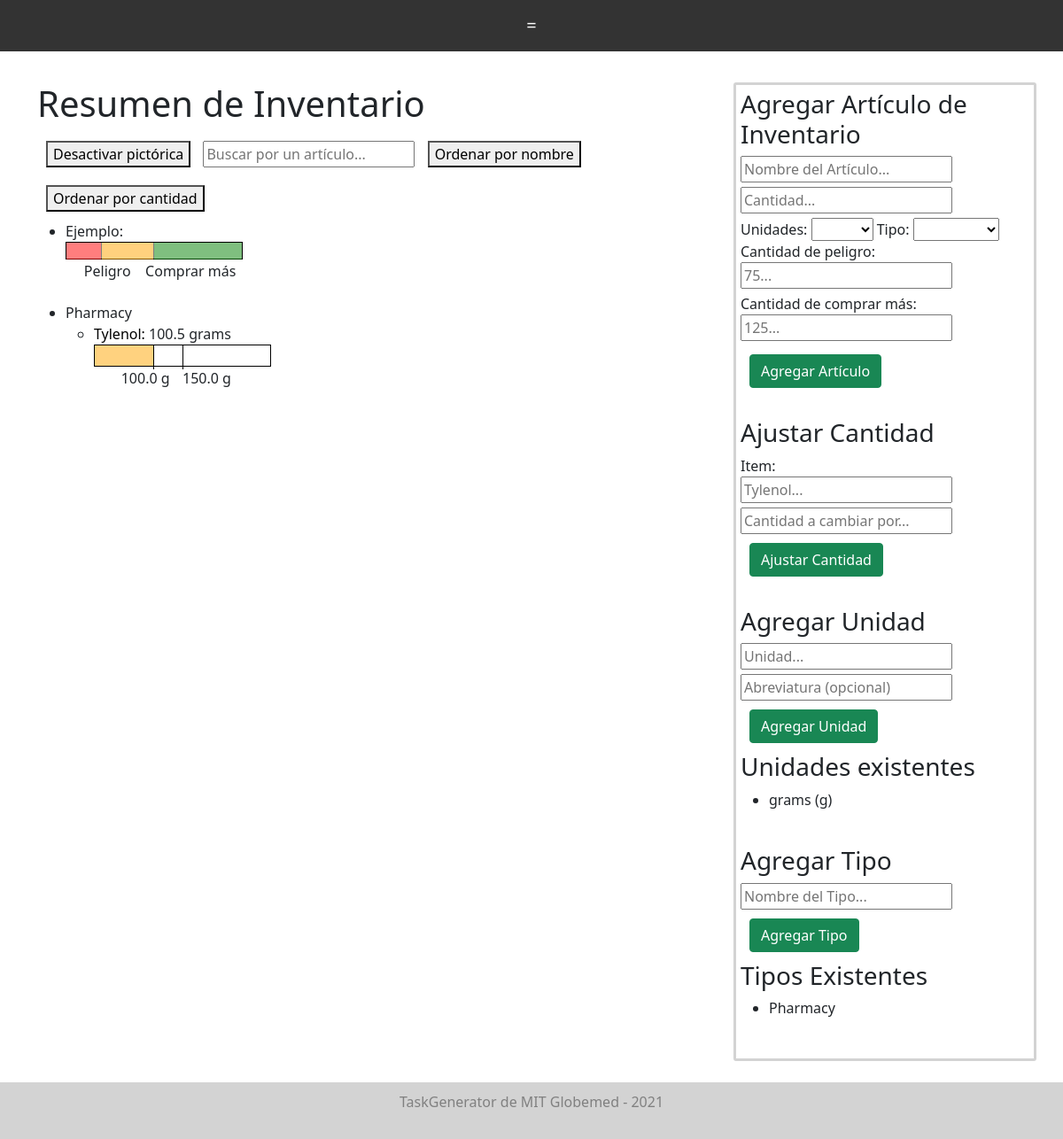
The page /inventory (signed in) on the database its author committed.
### models.py (models this page shows)
class InventoryType(Base):
    __tablename__ = "inventory_type"
    id = Column(Integer, primary_key=True)
    name = Column(String)

class InventoryItem(Base):
    __tablename__ = "inventory_item"
    id = Column(Integer, primary_key=True)
    name = Column(String)
    amount = Column(Float)
    unit = Column(PickleType)
    inventory_type = Column(PickleType)
    danger_amount = Column(Float)
    buy_more_amount = Column(Float)

class Unit(Base):
    __tablename__ = "units"
    id = Column(Integer, primary_key=True)
    name = Column(String)
    abbreviation = Column(String)

### app.py (the view)
@app.route('/inventory')
@check_login_wrapper
def inventory():
    print("inventory", get_inventory())
    inventory_by_types = {}
    for inv_item in get_inventory():
        if inv_item.inventory_type.name not in inventory_by_types:
            inventory_by_types[inv_item.inventory_type.name] = []
        inventory_by_types[inv_item.inventory_type.name].append(inv_item)
    print("invent by types", inventory_by_types)
    return render_template("inventory.html", inventory=get_inventory(), inventory_by_types=inventory_by_types, units = get_units(), inv_types = get_inventory_types())

### app.py (called while the page is built)
def check_login_wrapper(func):
    @wraps(func)
    def inner(*args, **kwargs):
        if "language" not in login_session:
            login_session['language'] = 'Spanish'
            UNITS = ["dia", "semana", "mes"]
            WEEKDAYS = ["Lunes", "Martes", "Miercoles", "Jueves", "Viernes", "Sabados", "Domingo"]
        if "username" not in login_session:
            flash("Please login to see that page." if login_session["language"] == "English" else "Inicie sesión para ver esa página")
            return redirect(url_for('login'))
        if "language" not in login_session:
            login_session["language"] = "Spanish"
        return func(*args, **kwargs)
    return inner

### database.py (called while the page is built)
def get_units():
    return session.query(Unit).all()

def get_inventory_types():
    return session.query(InventoryType).all()

def get_inventory():
    return session.query(InventoryItem).all()

### templates/inventory.html (shortened to what this page needs)
{% extends "layout.html" %}
{% block body %}
	<div class="row">
		<div style="width: 70%; float: left; ">
			<h1>{{text['Inventory Overview']}}</h1>
			<button type="button" id="swapButton" onclick="swapPictoral()">{{text['Disable Pictorial']}}</button>
			<input onkeyup ="filterInventory(this)" id="item_filter" type="" name="" placeholder="{{text['Search for item']}}...">
			<button type="button" id="sortAlpha" onclick="sortAlpha()">{{text['Sort by Name']}}</button>
			<button type="button" id="sortQuant" onclick="sortQuant()">{{text['Sort by Quantity']}}</button>
			<ul id="inventory_pictoral">
				<li> {{text['Example']}}:
					<div class="inventory_item" >
						<div style="height: 20px; width: 200px; position: relative; border: solid black 1px;">
							<div style="position: absolute; left:0px; width: 20%; height: 19px; border-right: solid black 1px; background-color: red; opacity: .5"> </div>
							<div style="position: absolute; left:10%; top:20px;">{{text['Danger']}}</div>
							<div style="position: absolute; left:20%; width: 30%; height: 19px; border-right: solid black 1px; background-color: orange; opacity: .5"> </div>
							<div style="position: absolute; left:45%; top:20px;">{{text['Buy More']}}</div>
							<div style="position: absolute; left:50%; width: 50%; height: 19px;  background-color: green; opacity: .5"> </div>
						</div>
					</div>
				</li>
				<br>
				<br>
				{% for inv_type in inventory_by_types %}
					<li> {{inv_type}}
						<ul class="inventory_sub_list">
					{% for item in inventory_by_types[inv_type] %}
					<li class="inventory_item" data-name="{{item.name}}" data-amount="{{item.amount}}" data-danger="{{item.danger_amount}}",
					data-buymore="{{item.buy_more_amount}}">
					{% if item.amount < item.danger_amount %}
						<span style="color: red">{{item.name}}:</span>
					{% else %}
						<span style="color: black">{{item.name}}:</span>
					{% endif %}
						{{item.amount}} {{item.unit.name}}
							<div style="height: 25px; width: 200px; position: relative; border: solid black 1px;">
								<div style="position: absolute; left:{{item.danger_amount / (0.02 * item.buy_more_amount)}}%; width: 10px; height: 27px; border-left: solid black 1px;"> </div>
								<div style="position: absolute; left:calc(min( 15%,  {{item.danger_amount / (0.02 * item.buy_more_amount)}}%)); top:25px;">
									{% if item.unit.abbreviation | length < 4 %}
										{{item.danger_amount}} {{item.unit.abbreviation}}
									{% else %}
										{{item.danger_amount}} {{item.unit.abbreviation[:4]}}
									{% endif %}
								</div>
								<div style="position: absolute; left:50%; width: 10px; height: 27px; border-left: solid black 1px;"> </div>
								<div style="position: absolute; left:50%; top:25px;">
									{% if item.unit.abbreviation | length < 4 %}
										{{item.buy_more_amount}} {{item.unit.abbreviation}}
									{% else %}
										{{item.buy_more_amount}} {{item.unit.abbreviation[:4]}}
									{% endif %}
								</div>
							<div style="
							{% if item.amount < item.danger_amount %}
								background-color: red;
							{% elif item.amount < item.buy_more_amount %}
								background-color: orange;
							{% else %}
								background-color: green;
							{% endif %}
							position: absolute; left:0px; top:0px; width: {{item.amount / (0.02 * item.buy_more_amount)}}%; max-width:198px; height: 23px;  opacity: .5;"> </div>
							</div>
							<br><br>
						</li>
					{% endfor %}
					</ul></li>
				{% endfor %}
			</ul>
		</div>
		<div style="width: 30%; float: left; border: solid 3px lightgrey; padding: 5px; border-radius: 3px;">
			<h3>{{text['Add Inventory Item']}}</h3>
			<form action="{{ url_for('add_item_page') }}" method = 'post'>
		  	  <input style="margin-bottom: 5px;" required type="text"  name="item_name" placeholder="{{text['Item Name']}}...">
		  	  <input style="margin-bottom: 5px;" required type="number" step="0.01" name="amount" placeholder="{{text['Amount']}}...">
		  	  <br>
		  	  <label for="unit_name">{{text['Units']}}: </label>
		  	  <select required name="unit_name" id="unit_name">
			  	<option value=""></option>
			  	{% for unit in units %}
				    <option value="{{unit.name}}">{{unit.name}}</option>
			    {% endfor %}
			  </select>
			  <label for="type_name">{{text['Type']}}: </label>
			  <select required name="type_name" id="type_name">
			  	<option value=""></option>
			  	{% for type in inv_types %}
				    <option value="{{type.name}}">{{type.name}}</option>
			    {% endfor %}
			  </select>
			  <br>
		  	  <label style="margin-bottom: 0px;" for="danger_amount">{{text['Danger Amount']}}: </label><input style="margin-bottom: 5px;" required type="number" step="0.01" name="danger_amount" id="danger_amount" placeholder="75...">
		  	  <br>
		  	  <label style="margin-bottom: 0px;" for="buy_more_amount">{{text['Buy More Amount']}}: </label><input style="margin-bottom: 5px;" required type="number" step="0.01" name="buy_more_amount" id="buy_more_amount" placeholder="125...">
		  	  <br>
		  	  <button class="btn btn-success" type="submit" > {{text['Add Item']}} </button>
			 </form>
			 <br>
			 <h3>{{text['Adjust Amount']}} </h3>
			 <form autocomplete="off" action="{{ url_for('change_item_amount_page') }}" method = 'post'>
			 	<label for="change_item_name">Item: </label>
			 	<div class="autocomplete" style="width:300px;">
				    <input style="margin-bottom: 5px;" id="myInput" type="text" name="item_name" placeholder="Tylenol...">
				</div>
		  	  <input required type="number" step="0.01" name="amount" placeholder="{{text['Amount to change by']}}...">
		  	  <button class="btn btn-success" type="submit" > {{text['Adjust Amount']}} </button>
			 </form>
			 <br>
			<h3>{{text['Add Unit']}}</h3>
			<form action="{{ url_for('add_unit_page') }}" method = 'post'>
		  	  <input style="margin-bottom: 5px;" required type="text"  name="unit_name" placeholder="{{text['Unit']}}...">
		  	  <input  type="text"  name="abbreviation" placeholder="{{text['Abbreviation (optional)']}}">
		  	  <button class="btn btn-success" type="submit" > {{text['Add Unit']}} </button>
			</form>
			 <h3>{{text['Existing Units']}}</h3>
			<ul>
			{% for unit in units %}
				<li>{{unit.name}} ({{unit.abbreviation}})</li>
			{% endfor %}
			</ul>
			<br>
			<h3>{{text['Add Type']}}</h3>
			<form action="{{ url_for('add_inventory_type_page') }}" method = 'post'>
		  	  <input  required type="text"  name="type_name" placeholder="{{text['Type Name']}}...">
		  	  <button class="btn btn-success" type="submit" > {{text['Add Type']}} </button>
			</form>
			<h3>{{text['Existing Types']}}</h3>
			<ul>
			{% for type in inv_types %}
				<li>{{type.name}}</li>
			{% endfor %}
			</ul>
			<br>
		</div>
	</div>
{%endblock%}

### static/style.css (style rules this page uses)
input { max-width: 500px; }
button { margin: 10px; }

### templates/layout.html (style rules this page uses)
input { max-width: 500px; }
button { margin: 10px; }
.row { margin: 0px; }
.row:after { content: ""; display: table; clear: both; }
.autocomplete { position: relative; display: inline-block; }

### templates/inventory.html (style rules this page uses)
* { box-sizing: border-box; }

### rows shown on the page
InventoryType: name "Pharmacy"
InventoryItem: name "Tylenol", amount "100.5", unit.name "grams", danger_amount "100.0", unit.abbreviation "g", buy_more_amount "150.0"
Unit: name "grams", abbreviation "g"

### other values the page prints
{{ text['Inventory Overview'] }} "Resumen de Inventario"
{{ text['Disable Pictorial'] }} "Desactivar pictórica"
{{ text['Sort by Name'] }} "Ordenar por nombre"
{{ text['Sort by Quantity'] }} "Ordenar por cantidad"
{{ text['Example'] }} "Ejemplo"
{{ text['Danger'] }} "Peligro"
{{ text['Buy More'] }} "Comprar más"
{{ text['Add Inventory Item'] }} "Agregar Artículo de Inventario"
{{ text['Units'] }} "Unidades"
{{ text['Type'] }} "Tipo"
{{ text['Danger Amount'] }} "Cantidad de peligro"
{{ text['Buy More Amount'] }} "Cantidad de comprar más"
{{ text['Add Item'] }} "Agregar Artículo"
{{ text['Adjust Amount'] }} "Ajustar Cantidad"
{{ text['Add Unit'] }} "Agregar Unidad"
